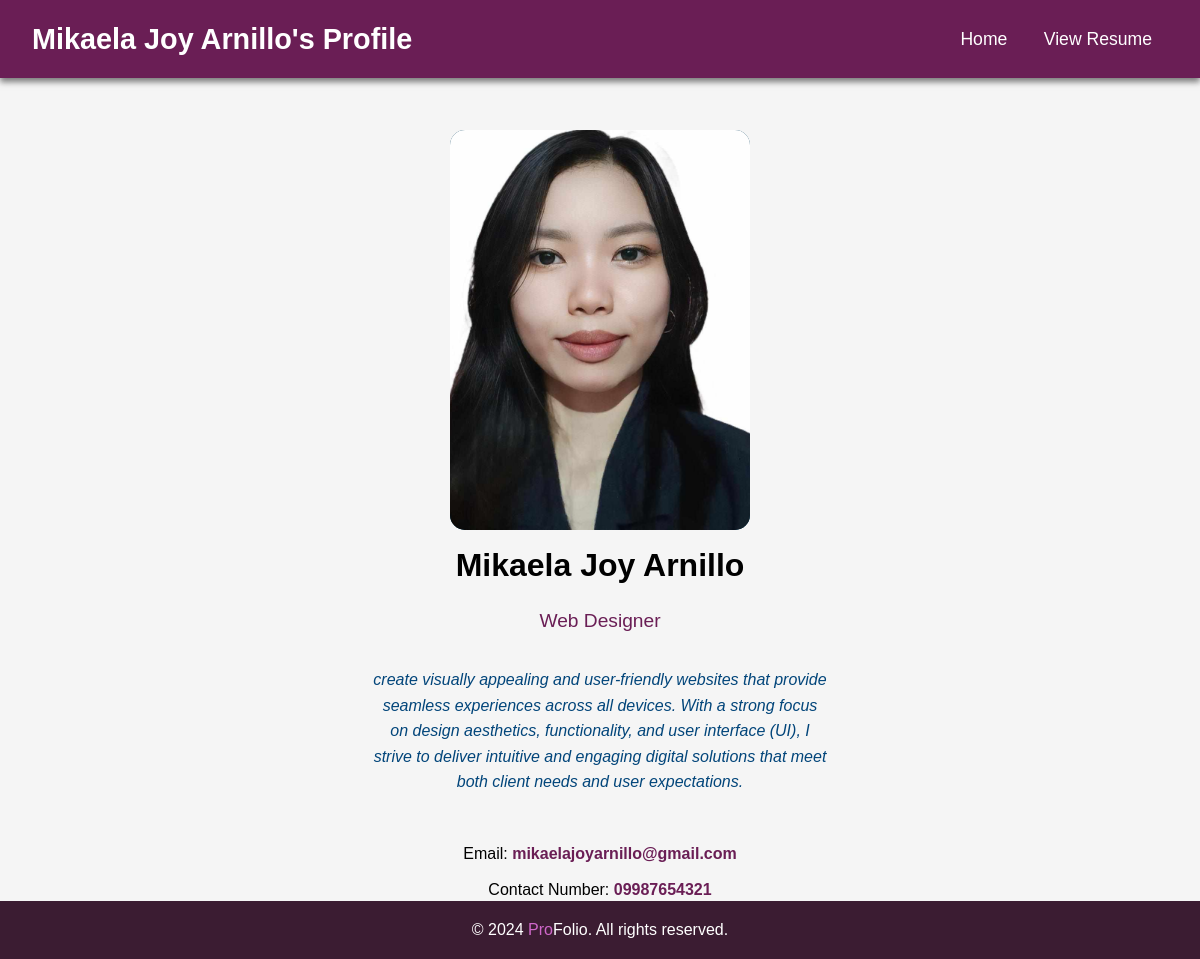
The app's page /profiles.php?user=Mikaela+Joy+Arnillo with its own data.
### tables this page shows
CREATE TABLE `users` (
  `userID` int(11) NOT NULL,
  `name` varchar(255) NOT NULL,
  `email` varchar(255) NOT NULL,
  `password` varchar(255) NOT NULL,
  `contactNumber` varchar(13) NOT NULL,
  `description` text NOT NULL,
  `currentJobPosition` varchar(100) NOT NULL,
  `image` varchar(100) NOT NULL,
  `resume` varchar(100) NOT NULL
);

### profiles.php (the view, shortened to what this page needs)
<?php
$host = "localhost";
$dbname = "profolio";
$username = "root";
$password = "";
try {
    $pdo = new PDO("mysql:host=$host;dbname=$dbname", $username, $password);
    $pdo->setAttribute(PDO::ATTR_ERRMODE, PDO::ERRMODE_EXCEPTION);
} catch (PDOException $e) {
    die("Could not connect to the database: " . $e->getMessage());
}
if (isset($_GET['user'])) {
    $user = $_GET['user'];
    $stmt = $pdo->prepare("SELECT * FROM users WHERE name = :name");
    $stmt->execute(['name' => $user]);
    $profile = $stmt->fetch(PDO::FETCH_ASSOC);
    $imageFile = !empty($profile['image']) ? htmlspecialchars($profile['image']) : "default-avatar.png";
    $resumeFile = isset($profile['resume']) && !empty($profile['resume']) ? $profile['resume'] : null;
} else {
    echo "Profile not found.";
    exit;
}
?>
<!DOCTYPE html>
<html lang="en">
<head>
    <link rel="stylesheet" href="styles.css">
</head>
<body>
    <header>
        <h1><?= htmlspecialchars($profile['name']) ?>'s Profile</h1>
        <nav>
            <a href="main_index.php">Home</a>
        <?php
        if ($resumeFile) {
             echo "<a href='{$resumeFile}' target='_blank'>View Resume</a>";
        } else {
            echo "<span>No Resume Available</span>";
        }
        ?>
        </nav>
    </header>
    <main style="display: flex; flex-direction: column; align-items: center; justify-content: center; margin: 20px auto;">
        <div style="width: 300px; height: 400px; border-radius: 15px; overflow: hidden; background-color: #003d5c;">
            <img src="<?= $imageFile ?>" alt="Profile Picture"
                 style="width: 100%; height: 100%; object-fit: cover; display: block;" />
        </div>
        <h3 style="font-size: 2em; margin: 10px 0;"><?= htmlspecialchars($profile['name']) ?></h3>
        <p style="font-size: 1.2em; color: #6A1E55; margin: 5px 0 15px;">
           <?= htmlspecialchars($profile['currentJobPosition'] ?? 'Not Specified') ?>
        </p>
        <p style="font-size: 1em; line-height: 1.6; margin: 15px; text-align: center; display: flex; justify-content: center; align-items: center; height: 100%; width: 40%; font-style: italic;">
            <?= htmlspecialchars($profile['description'] ?? 'No description provided.') ?>
        </p>
        <p style="font-size: 1em; margin: 15px 0 5px; color: black">
            Email: <a href="mailto:<?= htmlspecialchars($profile['email']) ?>" style="color: #6A1E55; text-decoration: none; font-weight: bold;"><?= htmlspecialchars($profile['email']) ?></a>
        </p>
        <p style="font-size: 1em; margin: 5px 0; color: black">
            Contact Number: <span style="color: #6A1E55; font-weight: bold;"><?= htmlspecialchars($profile['contactNumber'] ?? 'Not Specified') ?></span>
        </p>
    </main>
    <footer>
        <p>&copy; 2024 <span class="pro">Pro</span>Folio. All rights reserved.</p>
    </footer>
</body>
</html>

### styles.css (style rules this page uses)
* { margin: 0; padding: 0; box-sizing: border-box; font-family: 'Arial', sans-serif; }
body { background-color: whitesmoke; color: black; line-height: 1.6; }
header { background: #6A1E55; color: white; padding: 1rem 2rem; display: flex; justify-content: space-between; align-items: center; box-shadow: 0 4px 6px rgba(0, 0, 0, 0.5); text-align: center; }
header h1 { font-size: 1.8rem; font-weight: bold; margin: 0; }
span.pro { color: #cf67ca; }
nav a { color: white; text-decoration: none; margin: 0 1rem; font-size: 1.1rem; transition: color 0.3s ease; }
main { padding: 2rem; text-align: center; }
main p { font-size: 1.2rem; color: #02457a; margin-bottom: 2rem; }
a { display: inline-block; margin-top: 1rem; color: whitesmoke; text-decoration: none; }
footer { background: #3B1C32; color: white; text-align: center; padding: 1rem 0; position: fixed; bottom: 0; width: 100%; }

### records on screen
users: name "Mikaela Joy Arnillo", image (picture), currentJobPosition "Web Designer", description "create visually appealing and user-friendly websites that provide seamless experiences across all devices. With a strong focus on design aesthetics, functionality, and user interface (UI), I strive to deliver intuitive and engaging digital solutions that meet both client needs and user expectations.", email "mikaelajoyarnillo@gmail.com", contactNumber "09987654321"
